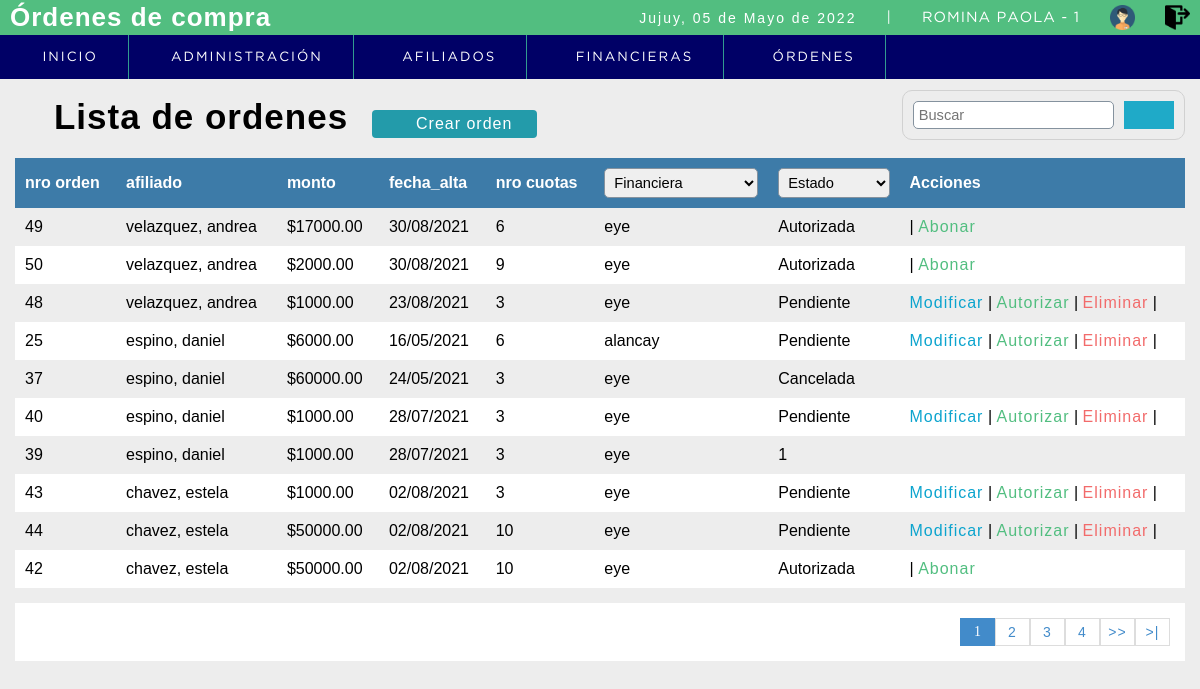
The app's page /sistema/listado_ordenes.php (signed in) with its own data.
### tables this page shows
CREATE TABLE `ordenes` (
  `id_afiliado` int(11) NOT NULL,
  `id_financiera` int(11) NOT NULL,
  `id_orden` int(11) NOT NULL,
  `fecha_alta` datetime NOT NULL DEFAULT current_timestamp(),
  `id_usuario` int(11) NOT NULL,
  `estado` varchar(20) NOT NULL,
  `n_cuotas` int(3) NOT NULL,
  `monto` decimal(10,2) NOT NULL,
  `id_cuota` int(11) NOT NULL
);

CREATE TABLE `afiliados` (
  `id_afiliado` int(11) NOT NULL,
  `nombre` varchar(255) NOT NULL,
  `apellido` varchar(50) NOT NULL,
  `nro_doc` int(11) NOT NULL,
  `legajo` int(11) NOT NULL,
  `correo` text NOT NULL,
  `domicilio` varchar(100) NOT NULL,
  `telefono` double NOT NULL,
  `estado` int(1) NOT NULL DEFAULT 1,
  `cuil` varchar(15) DEFAULT NULL,
  `sexo` varchar(10) DEFAULT NULL,
  `fecha_nac` date DEFAULT NULL,
  `dependencia` int(11) DEFAULT NULL
);

CREATE TABLE `financieras` (
  `id_financiera` int(11) NOT NULL,
  `nombre` varchar(150) NOT NULL,
  `cuil` int(11) NOT NULL,
  `domicilio` varchar(250) NOT NULL,
  `telefono` int(11) NOT NULL,
  `correo` varchar(50) NOT NULL,
  `estado` int(1) NOT NULL
);

### sistema/includes/functions.php (called while the page is built, shortened)
<?php
	function fechaC(){
		$mes = array("","Enero",
					  "Febrero",
					  "Marzo",
					  "Abril",
					  "Mayo",
					  "Junio",
					  "Julio",
					  "Agosto",
					  "Septiembre",
					  "Octubre",
					  "Noviembre",
					  "Diciembre");
		return date('d')." de ". $mes[date('n')] . " de " . date('Y');
	}
 ?>

### sistema/listado_ordenes.php (the view, shortened to what this page needs)
<?php
	include "../conexion.php";
 ?>
<!DOCTYPE html>
<html lang="en">
<head>
	<?php include "includes/scripts.php"; ?>
</head>
<body>
	<?php include "includes/header.php"; ?>
	<section id="container">
		<h1><i class="fas fa-store"></i> Lista de ordenes</h1>
		<a href="registro_oc.php" class="btn_new"><i class="fas fa-money-check-alt"></i> Crear orden</a>
		<form action="buscar_oc1.php" method="get" class="form_search">
			<input type="text" name="busqueda" id="busqueda" placeholder="Buscar">
			<button type="submit" class="btn_search"><i class="fas fa-search"></i></button>
		</form>
		<table>
			<tr>
				<th>nro orden</th>
				<th>afiliado</th>
				<th>monto</th>
				<th>fecha_alta</th>
				<th>nro cuotas</th>
				<th>
					<select name="financiera" id="search_financiera">
						<option value="" selected>Financiera</option>
					</select>
				</th>
				<th>
					<select name="estado" id="search_estado">
						<option value="" selected>Estado</option>
					</select>
				</th>
				<th>Acciones</th>
			</tr>
		<?php
			$sql_registe = mysqli_query($conection,"SELECT COUNT(*) as total_registro FROM ordenes WHERE estado !='Baja' ");
			$result_register = mysqli_fetch_array($sql_registe);
			$total_registro = $result_register['total_registro'];
			$por_pagina = 10;
			if(empty($_GET['pagina']))
			{
				$pagina = 1;
			}else{
				$pagina = $_GET['pagina'];
			}
			$desde = ($pagina-1) * $por_pagina;
			$total_paginas = ceil($total_registro / $por_pagina);
			$query = mysqli_query($conection,"SELECT o.id_orden, a.apellido, a.nombre, DATE_FORMAT(o.fecha_alta, '%d/%m/%Y') as fecha, o.monto, o.n_cuotas, o.estado, o.id_financiera FROM ordenes o inner join afiliados a on a.id_afiliado = o.id_afiliado WHERE o.estado !='Baja' ORDER BY a.nombre ASC LIMIT $desde,$por_pagina ");
			$result = mysqli_num_rows($query);
			if($result > 0){
				while ($data = mysqli_fetch_array($query)) {
			?>
				<tr>
					<td><?php echo $data["id_orden"]; ?></td>
					<td><?php echo $data["apellido"].', '.$data["nombre"]; ?></td>
					<td><?php echo '$'.$data["monto"]; ?></td>
					<td><?php echo $data["fecha"] ?></td>
					<td><?php echo $data["n_cuotas"] ?></td>
					<td><?php
					     $id_financiera = $data["id_financiera"];
						$query_financiera = mysqli_query($conection,"SELECT * FROM financieras WHERE id_financiera= '$id_financiera'");
						  $financiera = mysqli_fetch_array($query_financiera);
						   echo $financiera["nombre"];
					 ?></td>
					<td><?php echo $data["estado"] ?></td>
					<td>
					<?php
						if ($data["estado"]=="Pendiente"){ ?>
							<a class="link_edit" href="editar_oc.php?id=<?php echo $data["id_orden"]; ?>">Modificar</a>
							|
							<a class="link_autorizar" href="autorizar_oc.php?id=<?php echo $data["id_orden"]; ?>">Autorizar</a>
							|
							<?php
						} ?>
					 <?php if($_SESSION['rol'] == 1){ ?>
						<?php if ($data["estado"]=="Pendiente"){ ?>
						<a class="link_delete" href="eliminar_confirmar_oc.php?id=<?php echo $data["id_orden"]; ?>">Eliminar</a>
						|
						<?php
						}
					 } ?>
					 <?php if ($data["estado"]=="Autorizada"){ ?>
						|
						<a class="link_autorizar" href="abonar_cuota.php?id=<?php echo $data["id_orden"]; ?>">Abonar</a>
						<?php
						}
					  ?>
					</td>
				</tr>
		<?php
				}
			}
		 ?>
		</table>
		<div class="paginador">
			<ul>
			<?php
				for ($i=1; $i <= $total_paginas; $i++) {
					if($i == $pagina)
					{
						echo '<li class="pageSelected">'.$i.'</li>';
					}else{
						echo '<li><a href="?pagina='.$i.'">'.$i.'</a></li>';
					}
				}
				if($pagina != $total_paginas)
				{
			 ?>
				<li><a href="?pagina=<?php echo $pagina + 1; ?>">>></a></li>
				<li><a href="?pagina=<?php echo $total_paginas; ?> ">>|</a></li>
			<?php } ?>
			</ul>
		</div>
	</section>
</body>
</html>

### sistema/includes/scripts.php (shortened to what this page needs)
<link rel="stylesheet" type="text/css" href="css/style.css">
<?php include "functions.php"; ?>

### sistema/includes/header.php (shortened to what this page needs)
<header>
	<div class="header">
		<h1>Órdenes de compra</h1>
		<div class="optionsBar">
			<p>Jujuy, <?php echo fechaC(); ?></p>
			<span>|</span>
			<span class="user"><?php echo $_SESSION['nombre'].' - '.$_SESSION['rol']; ?></span>
			<img class="photouser" src="img/user.png" alt="Usuario">
			<a href="salir.php"><img class="close" src="img/salir2.png" alt="Salir del sistema" title="Salir"></a>
		</div>
	</div>
	<?php include "nav.php"; ?>
</header>

### sistema/includes/nav.php (shortened to what this page needs)
<nav>
	<ul>
		<li><a href="index.php"><i class="fas fa-home"></i>Inicio</a></li>
	<?php
		if($_SESSION['rol'] == 1){
	 ?>
		<li class="principal">
			<a href="#"><i class="fas fa-users-cog"></i>Administración</a>
		</li>
	<?php } ?>
		<li class="principal">
			<a href="#"><i class="fas fa-user-friends"></i> Afiliados</a>
		</li>
		<li class="principal">
			<a href="#"><i class="far fa-building"></i> Financieras</a>
		</li>
		<li class="principal">
			<a href="#"><i class="fas fa-store"></i> Órdenes</a>
		</li>
	</ul>
</nav>

### sistema/css/style.css (style rules this page uses)
* { margin: 0; padding: 0; box-sizing: border-box; }
body { background: #ededed; }
h1, h2, h3, h4, h5, h6 { font-family: 'arial'; font-weight: bold; letter-spacing: 1px; }
h1 { font-size: 26px; }
p { font-family: 'arial'; letter-spacing: 2px; font-size: 14px; line-height: 20px; }
a { text-decoration: none; font-family: arial; letter-spacing: 1px; }
span { font-family: 'GothamBook'; letter-spacing: 1px; font-size: 14px; line-height: 20px; }
header { position: fixed; width: 100%; }
.header { color: #FFF; background: #52be80; height: 35px; display: -webkit-flex; display: -moz-flex; display: -ms-flex; display: -o-flex; display: flex; justify-content: space-between; align-items: center; padding: 10px; }
.optionsBar { display: -webkit-flex; display: -moz-flex; display: -ms-flex; display: -o-flex; display: flex; justify-content: center; align-items: center; }
.optionsBar span { color: #FFF; font-size: 11pt; font-family: 'GothamBook'; text-transform: uppercase; margin-left: 30px; }
.photouser { margin-left: 30px; width: 25px; height: 25px; }
.close { width: 25px; height: 25px; }
.optionsBar a { display: -webkit-flex; display: -moz-flex; display: -ms-flex; display: -o-flex; display: flex; margin-left: 30px; }
nav ul { background: #000066; list-style: none; display: -webkit-flex; display: -moz-flex; display: -ms-flex; display: -o-flex; display: flex; justify-content: left; align-items: center; }
nav ul > li a { position: relative; }
nav a { color: #FFF; display: block; font-size: 10pt; font-family: 'GothamBook'; padding: 15px 30px; text-transform: uppercase; letter-spacing: 2px; transition: background .5s; border-right: 1px solid #319B8F; }
nav .principal > a { background-position-x: 0%; background-position-y: 0%; background-size: auto auto; background-position: 94% center; background-size: 10px; background-color: #000066; color: #fff; }
#container { padding: 90px 15px 15px; }
form { background: #FFF; margin: auto; padding: 20px 50px; border: 1px solid #d1d1d1; }
input,select { display: block; width: 100%; font-size: 11pt; padding: 5px; border: 1px solid #85929e; border-radius: 5px; }
#container h1 { font-size: 35px; display: inline-block; }
.btn_new { display: inline-block; background: #239baa; color: #FFF; padding: 5px 25px; border-radius: 4px; margin: 20px; }
table { border-collapse: collapse; font-size: 12pt; font-family: 'arial'; width: 100%; }
table th { text-align: left; padding: 10px; background: #3d7ba8; color: #FFF; }
table tr:nth-child(odd) { background: #FFF; }
table td { padding: 10px; }
.link_edit { color: #0ca4ce; }
.link_delete { color: #f26b6b; }
.link_autorizar { color: #52be80; }
.paginador ul { padding: 15px; list-style: none; background: #FFF; margin-top: 15px; display: -webkit-flex; display: -moz-flex; display: -ms-flex; display: -o-flex; display: flex; justify-content: flex-end; }
.paginador a, .pageSelected { color: #428bca; border: 1px solid #ddd; padding: 5px; display: inline-block; font-size: 14px; text-align: center; width: 35px; }
.pageSelected { color: #FFF; background: #428bca; border: 1px solid #428bca; }
.form_search { display: -webkit-flex; display: -moz-flex; display: -ms-flex; display: -o-flex; display: flex; float: right; background: initial; padding: 10px; border-radius: 10px; }
.form_search .btn_search { background: #1faac8; color: #FFF; padding: 0 20px; border: 0; cursor: pointer; margin-left: 10px; }

### records on screen
ordenes: id_orden "49", id_afiliado.apellido "velazquez", id_afiliado.nombre "andrea", monto "17000.00", fecha "30/08/2021", n_cuotas "6", id_financiera.nombre "eye", estado "Autorizada"
ordenes: id_orden "50", id_afiliado.apellido "velazquez", id_afiliado.nombre "andrea", monto "2000.00", fecha "30/08/2021", n_cuotas "9", id_financiera.nombre "eye", estado "Autorizada"
ordenes: id_orden "48", id_afiliado.apellido "velazquez", id_afiliado.nombre "andrea", monto "1000.00", fecha "23/08/2021", n_cuotas "3", id_financiera.nombre "eye", estado "Pendiente"
ordenes: id_orden "25", id_afiliado.apellido "espino", id_afiliado.nombre "daniel", monto "6000.00", fecha "16/05/2021", n_cuotas "6", id_financiera.nombre "alancay", estado "Pendiente"
ordenes: id_orden "37", id_afiliado.apellido "espino", id_afiliado.nombre "daniel", monto "60000.00", fecha "24/05/2021", n_cuotas "3", id_financiera.nombre "eye", estado "Cancelada"
ordenes: id_orden "40", id_afiliado.apellido "espino", id_afiliado.nombre "daniel", monto "1000.00", fecha "28/07/2021", n_cuotas "3", id_financiera.nombre "eye", estado "Pendiente"
ordenes: id_orden "39", id_afiliado.apellido "espino", id_afiliado.nombre "daniel", monto "1000.00", fecha "28/07/2021", n_cuotas "3", id_financiera.nombre "eye", estado "1"
ordenes: id_orden "43", id_afiliado.apellido "chavez", id_afiliado.nombre "estela", monto "1000.00", fecha "02/08/2021", n_cuotas "3", id_financiera.nombre "eye", estado "Pendiente"
ordenes: id_orden "44", id_afiliado.apellido "chavez", id_afiliado.nombre "estela", monto "50000.00", fecha "02/08/2021", n_cuotas "10", id_financiera.nombre "eye", estado "Pendiente"
ordenes: id_orden "42", id_afiliado.apellido "chavez", id_afiliado.nombre "estela", monto "50000.00", fecha "02/08/2021", n_cuotas "10", id_financiera.nombre "eye", estado "Autorizada"

### other values on screen
fechaC() "05 de Mayo de 2022"
$_SESSION['nombre'] "ROMINA PAOLA"
$_SESSION['rol'] "1"
